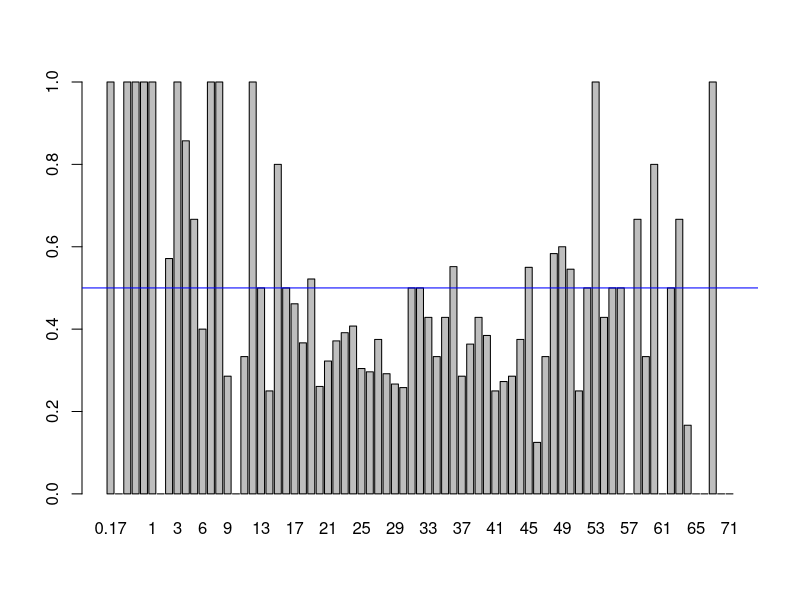

Recreate this plot in R.
## ---- chunk 1
life_data <- read.table("titanic.txt", header = T)
totAge <- xtabs(~Age, data=life_data)
barplot(xtabs(Survived~Age, data=life_data)/totAge)
abline(h = 0.5, col="Blue")

sex_class <- xtabs(~Sex+PClass, data=life_data); sex_class
sex_class.c <- xtabs(Survived~Sex+PClass, data=life_data)
round(sex_class.c/sex_class,2)
## ---- chunk 2
life_lm <- glm(Survived~Age+Sex+PClass,data=life_data,family=binomial)
coef <- summary(life_lm)$coefficients; coef
## ---- chunk 3
life_data$Age <- as.numeric(life_data$Age)
life_data$Sex <- as.factor(life_data$Sex)
life_data$PClass <- as.factor(life_data$PClass)
life_lm1 <- glm(Survived~Age+Sex+PClass+Age:PClass+Age:Sex, data=life_data, family=binomial)
anova(life_lm1, test="Chisq")

## ---- chunk 4
life_lm2 <- glm(Survived~Age+Sex+PClass+Age:Sex, data=life_data, family=binomial)
coef <- summary(life_lm2)$coefficients; coef
## ---- chunk 5
sexs <- c("male", "female")
classes <- c("1st", "2nd", "3rd")
pre_values <- numeric(6)
pre_data <- list()
i <- 1
for(sex in sexs)
  for(class in classes) {
    newdata <- data.frame(Age=53,Sex=sex,PClass=class)
    newdata$Prob_survival <- predict(life_lm2,newdata,type="response")
    pre_data[[i]] <- newdata
    i <- i+1
  }
pre_data
## ---- chunk 6
gender_survival <- xtabs(~Sex+Survived, data=life_data)
z1 <- chisq.test(gender_survival); z1

pclass_survival <- xtabs(~PClass+Survived, data=life_data)
z2 <- chisq.test(pclass_survival); z2
